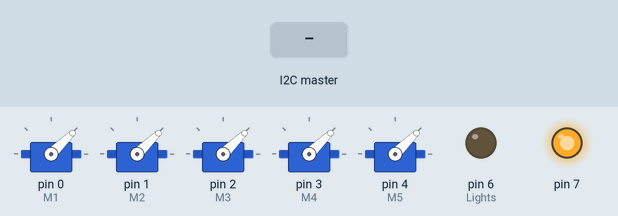
Bench run of a sketch on a simulated Arduino Leonardo, built with avr-gcc and run on an emulated ATmega32U4. Shown: 5 × servo, output pins drawn as LEDs (lit = HIGH). The inputs (shaded band) are chosen by the test bench.

Above: at 1.2 s.
1.3 s: the I2C master sends "O"
At 2.5 s:
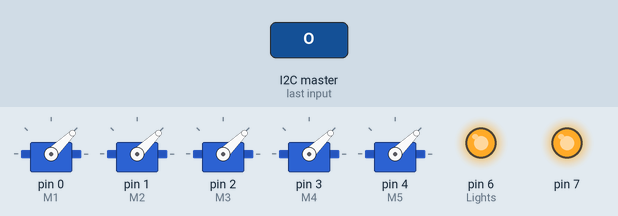
2.8 s: the I2C master sends "D"
At 3.7 s:
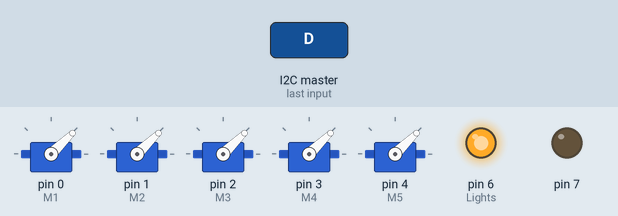
4.3 s: the I2C master sends "o"
At 4.9 s:
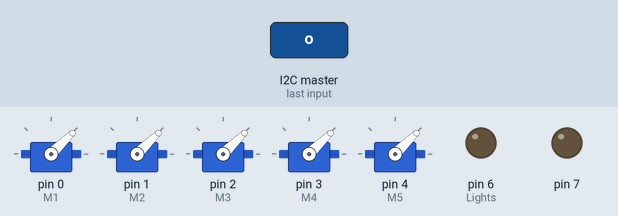
5.8 s: the I2C master sends "U"
At 7.2 s:
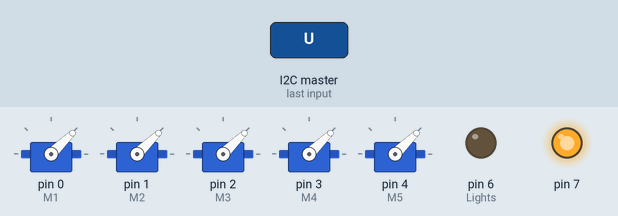
Timing chart, 0 to 8.3 s (numbered marks = the images above; inputs shaded):
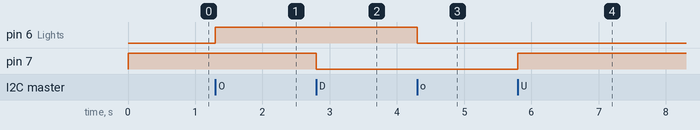

The sketch:

Slave_Control_System_V1.0.ino
```cpp
//i2c Slave Code(Leonardo)
#include <Wire.h>
#include <Servo.h>

Servo M1,M2,M3,M4,M5;

bool State = false;
int Lights = 6;

void setup()
{
  int val ;
  Wire.begin(5);
  Wire.onReceive(Potentiometer);

  M1.attach(0);
  M2.attach(1);
  M3.attach(2);
  M4.attach(3);
  M5.attach(4);

  pinMode(Lights, OUTPUT);
  digitalWrite(Lights,State);
  pinMode(7,OUTPUT);
  digitalWrite(7,HIGH);

  M1.writeMicroseconds(1000);
  M2.writeMicroseconds(1000);
  M3.writeMicroseconds(1000);
  M4.writeMicroseconds(1000);
  M5.writeMicroseconds(1000);

  Serial.begin(9600);
}

void loop()
{
}

void Potentiometer(int howMany)
{
  while(Wire.available())
  {
    char command = Wire.read();
      if (command == 'O'){
        digitalWrite(Lights,HIGH);
      }
      if (command == 'o'){
        digitalWrite(Lights,LOW);
    }


    int Speed = Wire.read();
    Speed=map(Speed, 0, 1023, 1000, 2000);
    if (command == 'U'){
      digitalWrite(7,HIGH);
      M5.writeMicroseconds(Speed);
    }
     if (command == 'u'){
      M5.writeMicroseconds(Speed);
    }
    if (command == 'D'){
      digitalWrite(7,LOW);
      M5.writeMicroseconds(Speed);
      }
     if (command == 'd'){
      M5.writeMicroseconds(Speed);
    }
    if (command == 'F'){
      M3.writeMicroseconds(Speed);
      Serial.println('F');
      M4.writeMicroseconds(Speed);
    }
     if (command == 'f'){
      M3.writeMicroseconds(Speed);
      Serial.println('f');
      M4.writeMicroseconds(Speed);
    }
    if (command == 'B'){
      M1.writeMicroseconds(Speed);
      M2.writeMicroseconds(Speed);
    }
     if (command == 'b'){
      M1.writeMicroseconds(Speed);
      M2.writeMicroseconds(Speed);
    }
    if (command == 'L'){
      M1.writeMicroseconds(2000);
      M4.writeMicroseconds(2000);
    }
     if (command == 'l'){
      M1.writeMicroseconds(Speed);
      M4.writeMicroseconds(Speed);
    }
    if (command == 'R'){
      M3.writeMicroseconds(Speed);
      M2.writeMicroseconds(Speed
      );
    }
     if (command == 'r'){
      M3.writeMicroseconds(Speed);
      M2.writeMicroseconds(Speed);
    }

  }
  }
```

Measured:
- after the input at 1.3 s, pin 6 (Lights): LOW → HIGH at once
- after the input at 2.8 s, pin 7: HIGH → LOW at once
- after the input at 4.3 s, pin 6 (Lights): HIGH → LOW at once
- after the input at 5.8 s, pin 7: LOW → HIGH at once
